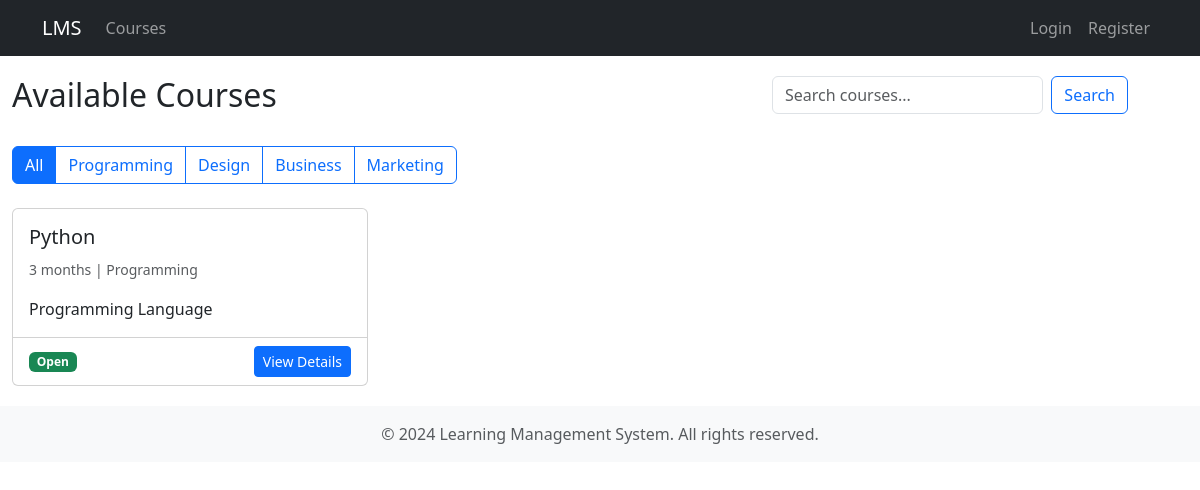
The page / on the database its author committed.
### backend/app.py (models this page shows)
class Course(db.Model):
    id = db.Column(db.Integer, primary_key=True)
    name = db.Column(db.String(100), nullable=False)
    description = db.Column(db.Text)
    duration = db.Column(db.String(50))
    category = db.Column(db.String(50))
    enrollment_status = db.Column(db.String(20), default='Open')
    created_at = db.Column(db.DateTime, default=datetime.utcnow)
    resources = db.relationship('Resource', backref='course', lazy=True, cascade='all, delete-orphan')
    batches = db.relationship('Batch', backref='course', lazy=True, cascade='all, delete-orphan')
    enrollments = db.relationship('Enrollment', backref='course', lazy=True)

### backend/app.py (the view)
@app.route('/')
def home():
    courses = Course.query.filter_by(enrollment_status='Open').all()
    return render_template('courses/list.html', courses=courses)

### frontend/templates/courses/list.html (shortened to what this page needs)
{% extends "base.html" %}
{% block content %}
<div class="row mb-4">
    <div class="col-md-8">
        <h2>Available Courses</h2>
    </div>
    <div class="col-md-4">
        <form class="d-flex" method="GET">
            <input class="form-control me-2" type="search" placeholder="Search courses..." name="search" value="{{ request.args.get('search', '') }}">
            <button class="btn btn-outline-primary" type="submit">Search</button>
        </form>
    </div>
</div>
<div class="row mb-4">
    <div class="col-12">
        <div class="btn-group" role="group">
            <a href="{{ url_for('course_list') }}" class="btn btn-outline-primary {% if not request.args.get('category') %}active{% endif %}">All</a>
            <a href="{{ url_for('course_list', category='Programming') }}" class="btn btn-outline-primary {% if request.args.get('category') == 'Programming' %}active{% endif %}">Programming</a>
            <a href="{{ url_for('course_list', category='Design') }}" class="btn btn-outline-primary {% if request.args.get('category') == 'Design' %}active{% endif %}">Design</a>
            <a href="{{ url_for('course_list', category='Business') }}" class="btn btn-outline-primary {% if request.args.get('category') == 'Business' %}active{% endif %}">Business</a>
            <a href="{{ url_for('course_list', category='Marketing') }}" class="btn btn-outline-primary {% if request.args.get('category') == 'Marketing' %}active{% endif %}">Marketing</a>
        </div>
    </div>
</div>
<div class="row row-cols-1 row-cols-md-3 g-4">
    {% for course in courses %}
    <div class="col">
        <div class="card h-100">
            <div class="card-body">
                <h5 class="card-title">{{ course.name }}</h5>
                <p class="card-text text-muted">
                    <small>
                         {{ course.duration }}
                        |  {{ course.category }}
                    </small>
                </p>
                <p class="card-text">{{ course.description[:150] }}{% if course.description|length > 150 %}...{% endif %}</p>
            </div>
            <div class="card-footer bg-transparent">
                <div class="d-flex justify-content-between align-items-center">
                    <span class="badge {% if course.enrollment_status == 'Open' %}bg-success{% else %}bg-warning{% endif %}">
                        {{ course.enrollment_status }}
                    </span>
                    <a href="{{ url_for('course_view', course_id=course.id) }}" class="btn btn-primary btn-sm">View Details</a>
                </div>
            </div>
        </div>
    </div>
    {% else %}
    <div class="col-12">
        <div class="alert alert-info">
            No courses found. Please try a different search or category.
        </div>
    </div>
    {% endfor %}
</div>
{% endblock %}

### rows shown on the page
Course: name "Python", duration "3 months", category "Programming", description "Programming Language", enrollment_status "Open"
